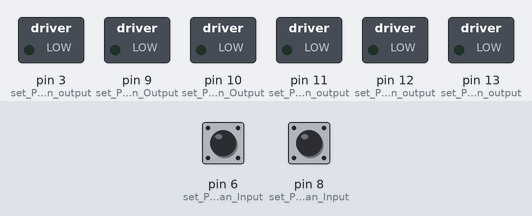
A sketch run on a simulated Arduino Uno, built with avr-gcc and run on an emulated ATmega328P. Parts: switched loads named in the sketch (green lamp = pin HIGH). Inputs (shaded band) come from the test bench; at power-on: pin 6 (set_Pin_6_as_an_Input) HIGH, pin 8 (set_Pin_8_as_an_Input) HIGH. Random numbers use the default seed unless the sketch sets one.

Above: at 5.8 s.
5.9 s: pin 6 (set_Pin_6_as_an_Input) pulled LOW for 0.15 s
At 6.0 s:
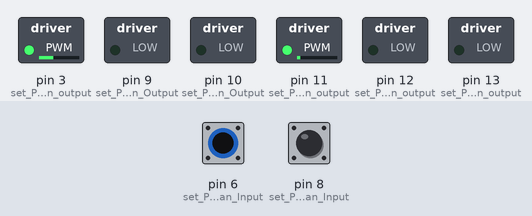
7.6 s: pin 8 (set_Pin_8_as_an_Input) pulled LOW for 0.15 s
At 7.7 s:
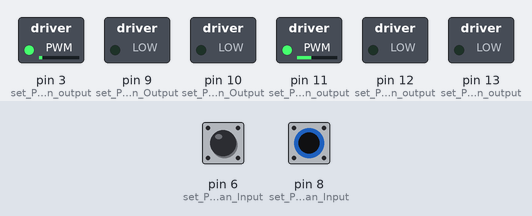
9.3 s: pin 8 (set_Pin_8_as_an_Input) pulled LOW for 3.2 s
At 13.2 s:
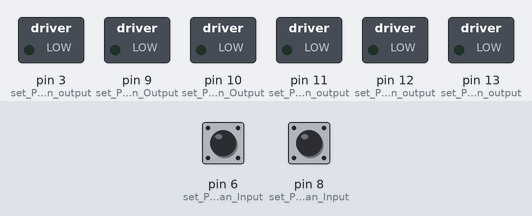
14.0 s: pin 6 (set_Pin_6_as_an_Input) pulled LOW for 3.2 s
At 14.3 s:
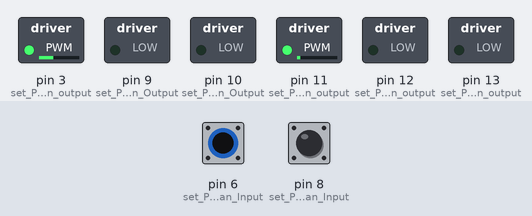
18.7 s: pin 6 (set_Pin_6_as_an_Input) driven LOW and pin 8 (set_Pin_8_as_an_Input) driven LOW
At 19.1 s:
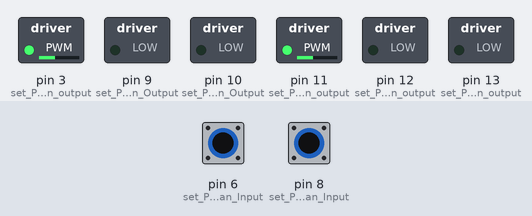
Timing chart, 0 to 21.2 s (numbered marks = the images above; inputs shaded):
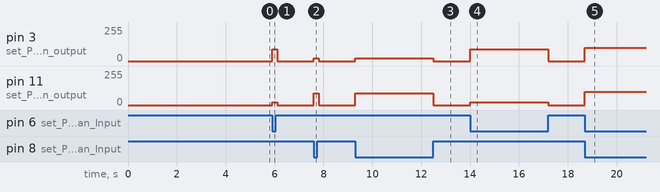

The sketch:

2_ForceBot_All.ino
```cpp
int randomNumber = 0;  // Global Variable for Random Number
int beat = 250;

void setup() {
  // Motor control pins
  pinMode(13, OUTPUT);  // set Pin 13 as an output
  pinMode(11, OUTPUT);  // set Pin 11 as an output
  pinMode(12, OUTPUT);  // set Pin 12 as an output
  pinMode(3, OUTPUT);   // set Pin 3 as an output

  // Light Pins
  pinMode(9, OUTPUT);   // set Pin 9 as an Output
  pinMode(10, OUTPUT);  // set Pin 10 as an Output

  // Sensor Pins
  pinMode(6, INPUT);  // set Pin 6 as an Input
  pinMode(8, INPUT);  // set Pin 8 as an Input
}

// Main loop - runs repeatedly
void loop() {
  delay(5000);  // Wait for 5 seconds
  forceBot();   // Call the forceBot function
}

// ForceBot - Moves backward when both sensors detect an obstacle
// Turns in reverse when only one sensor detects an obstacle
void forceBot() {
  while (true) {
    if (digitalRead(6) == 0 && digitalRead(8) == 0) {  // If both sensors detect something
      reverse(100);                                    // Move backward at speed 100
      delay(100);                                      // Short delay before checking again
    } else if (digitalRead(6) == 0) {                  // If only left sensor detects something
      reverseTurn(90, 20);                             // Reverse turn slightly to the right
      delay(100);                                      // Short delay before checking again
    } else if (digitalRead(8) == 0) {                  // If only right sensor detects something
      reverseTurn(20, 90);                             // Reverse turn slightly to the left
      delay(100);                                      // Short delay before checking again
    } else {                                           // If no obstacles are detected
      stopMotors();                                    // Stop the motors
    }
  }
}

// Force Chooser - Moves the robot backward if either sensor detects something
void forceChooser() {
  while (true) {                       // Keep checking the sensors
    if (digitalRead(6) == 0) {         // If sensor on pin 6 detects something (LOW)
      reverse(100);                    // Move backward at speed 100
      delay(100);                      // Short delay before checking again
    } else if (digitalRead(8) == 0) {  // If sensor on pin 8 detects something (LOW)
      reverse(100);                    // Move backward at speed 100
      delay(100);                      // Short delay before checking again
    } else {                           // If no sensor detects anything (HIGH)
      stopMotors();                    // Stop the motors
    }
  }
}

// Force Lefty - Moves the robot backward if sensor detects something
void forceLefty() {
  while (true) {                // Keep checking the sensor
    if (digitalRead(6) == 0) {  // If sensor detects something (LOW)
      reverse(100);             // Move backward at speed 100
      delay(100);               // Wait 0.1 seconds
    } else {                    // If no detection (HIGH)
      stopMotors();             // Stop the motors
    }
  }
}

// Sensor Test - Turns the light ON or OFF based on sensor input
void sensorTest() {
  if (digitalRead(8) == 0) {  // If sensor detects something (LOW)
    ON();                     // Turn the LED ON
  } else {                    // If sensor does not detect anything (HIGH)
    OFF();                    // Turn the LED OFF
  }
}

// Perform Dance - Repeats the dance routine multiple times
void performDance() {
  int danceRepeats = 4;  // Number of times to repeat the dance
  for (int i = 0; i < danceRepeats; i++) {
    danceRoutine();  // Call the dance routine
  }
}

// Dance Routine - Moves the robot in a fun pattern
void danceRoutine() {
  ON();          // Turn LED ON
  forward(100);  // Move forward at speed 100
  delay(beat);   // Wait for one beat

  OFF();         // Turn LED OFF
  reverse(100);  // Move backward at speed 100
  delay(beat);   // Wait for one beat

  ON();           // Turn LED ON
  spinLeft(100);  // Spin left at speed 100
  delay(beat);    // Wait for one beat

  OFF();           // Turn LED OFF
  spinRight(100);  // Spin right at speed 100
  delay(beat);     // Wait for one beat
}

// Random actions function - picks a random action to execute
void randomActions() {
  int randomNumber = random(1, 8);  // Generate a random number between 1 and 7

  if (randomNumber == 1) {
    forward(100);  // Move forward with speed 100
  } else if (randomNumber == 2) {
    reverse(100);  // Move in reverse with speed 100
  } else if (randomNumber == 3) {
    spinLeft(100);  // Spin left with speed 100
  } else if (randomNumber == 4) {
    spinRight(100);  // Spin right with speed 100
  } else if (randomNumber == 5) {
    forwardTurn(40, 90);  // Perform a forward turn with left speed 40 and right speed 90
  } else if (randomNumber == 6) {
    reverseTurn(90, 40);  // Perform a reverse turn with left speed 90 and right speed 40
  } else if (randomNumber == 7) {
    stopMotors();  // Stop the motors
  }
}

// Turn the LED ON by setting Pin 9 HIGH and Pin 10 LOW
void ON() {
  digitalWrite(9, HIGH);  // Set Pin 9 to HIGH = ON
  digitalWrite(10, LOW);  // Set Pin 10 to LOW = OFF
}

// Turn the LED OFF by setting both Pins 9 and 10 to LOW
void OFF() {
  digitalWrite(9, LOW);   // Set Pin 9 to LOW = OFF
  digitalWrite(10, LOW);  // Set Pin 10 to LOW = OFF
}

// Blinking lights function - flashes the LED a random number of times with a set interval
void blinkingLights() {
  int randomNumber = 0;  // Initialize randomNumber to 0

  randomNumber = random(1, 7);  // Generate a random number between 1 and 6
  flash(randomNumber, 0.25);    // Flash the LED using the random number and 0.25s interval
  delay(1000);                  // Wait for 1 second before the next pattern
}

// Flash function - flashes the LED a specified number of times with a given interval
void flash(int numberOfFlashes, float interval) {
  for (int i = 0; i < numberOfFlashes; i++) {  // Loop to flash LED 'randomNumber' times
    ON();                                      // Turn the LED ON
    delay(interval * 1000);                    // Wait for the interval (in milliseconds)
    OFF();                                     // Turn the LED OFF
    delay(interval * 1000);                    // Wait for the interval (in milliseconds)
  }
}

void hexagon() {
  // Loop 6 times for each side of the hexagon
  for (int count = 0; count < 6; count++) {
    forward(100);    // Drive forward at 100% speed
    delay(1000);     // Wait for 1 second
    spinRight(100);  // Spin Right at 100% speed
    delay(275);      // Wait 275 milliseconds
  }
}

void pentagon() {
  // Loop 5 times for each side of the pentagon
  for (int count = 0; count < 5; count++) {
    forward(100);    // Drive forward at 100% speed
    delay(1000);     // Wait for 1 second
    spinRight(100);  // Spin Right at 100% speed
    delay(330);      // Wait 330 milliseconds
  }
}
void triangle() {
  // Loop 3 times for each side of the triangle
  for (int count = 0; count < 3; count++) {
    forward(100);    // Drive forward at 100% speed
    delay(1000);     // Wait for 1 second
    spinRight(100);  // Spin Right at 100% speed
    delay(550);      // Wait 550 milliseconds
  }
}
void square() {
  // Loop 4 times for each side of the square
  for (int count = 0; count < 4; count++) {
    forward(100);    // Drive forward at 100% speed
    delay(1000);     // Wait for 1 second
    spinRight(100);  // Spin Right at 100% speed
    delay(4000);     // Wait 400 milliseconds
  }
}

// Figure 8
void figureEight() {
  forwardTurn(90, 40);  // Turn forward, left 90%, right 40%.
  delay(5250);          // Wait 5.25 seconds.
  forwardTurn(40, 90);  // Turn forward, left 40%, right 90%.
  delay(5250);          // Wait 5.25 seconds.
}

// Drive Functions
void reverseTurn(int leftspeed, int rightspeed) {
  digitalWrite(13, LOW);        // Set Pin 13 to LOW, LOW = Reverse
  digitalWrite(12, LOW);        // Set Pin 12 to LOW, LOW = Reverse
  analogWrite(11, rightspeed);  // Set the right motor's speed using PWM
  analogWrite(3, leftspeed);    // Set the left motor's speed using PWM
}

void spinRight(int motorspeed) {
  digitalWrite(13, LOW);        // Set Pin 13 to HIGH, HIGH = Forward
  digitalWrite(12, HIGH);       // Set Pin 12 to LOW, LOW = Reverse
  analogWrite(11, motorspeed);  // Add Specified Speed to Pin 11 using PWM
  analogWrite(3, motorspeed);   // Add Specified Speed to Pin 3 using PWM
}

void spinLeft(int motorspeed) {
  digitalWrite(13, HIGH);       // Set Pin 13 to HIGH, HIGH = Forward
  digitalWrite(12, LOW);        // Set Pin 12 to LOW, LOW = Reverse
  analogWrite(11, motorspeed);  // Add Specified Speed to Pin 11 using PWM
  analogWrite(3, motorspeed);   // Add Specified Speed to Pin 3 using PWM
}

void forwardTurn(int leftspeed, int rightspeed) {
  digitalWrite(13, HIGH);       // Set Pin 13 to HIGH, HIGH = Forward
  digitalWrite(12, HIGH);       // Set Pin 12 to HIGH, HIGH = Forward
  analogWrite(11, rightspeed);  // Set the right motor's speed using PWM
  analogWrite(3, leftspeed);    // Set the left motor's speed using PWM
}

void stopMotors() {
  // Set the motor speed to 0 to stop the motors.
  analogWrite(11, 0);
  analogWrite(3, 0);
}

void reverse(int motorspeed) {
  digitalWrite(13, LOW);        // Set Pin 13 to LOW, LOW = Reverse
  digitalWrite(12, LOW);        // Set Pin 12 to LOW, LOW = Reverse
  analogWrite(11, motorspeed);  // Add Specified Speed to Pin 11 using PWM
  analogWrite(3, motorspeed);   // Add Specified Speed to Pin 3 using PWM
}

void forward(int motorspeed) {
  digitalWrite(13, HIGH);       // Set Pin 13 to HIGH, HIGH = Forward
  digitalWrite(12, HIGH);       // Set Pin 12 to HIGH, HIGH = Forward
  analogWrite(11, motorspeed);  // Add Specified Speed to Pin 11 using PWM
  analogWrite(3, motorspeed);   // Add Specified Speed to Pin 3 using PWM
}
```

Measured:
- after the input at 5.9 s, pin 3 (set_Pin_3_as_an_output): 0/255 → 90/255 at once, → 0/255 0.20 s later; pin 11 (set_Pin_11_as_an_output): 0/255 → 20/255 at once, → 0/255 0.20 s later
- after the input at 7.6 s, pin 3 (set_Pin_3_as_an_output): 0/255 → 20/255 at once, → 0/255 0.20 s later; pin 11 (set_Pin_11_as_an_output): 0/255 → 90/255 at once, → 0/255 0.20 s later
- after the input at 9.3 s, pin 3 (set_Pin_3_as_an_output): 0/255 → 20/255 at once, → 0/255 3.2 s later; pin 11 (set_Pin_11_as_an_output): 0/255 → 90/255 at once, → 0/255 3.2 s later
- after the input at 14.0 s, pin 3 (set_Pin_3_as_an_output): 0/255 → 90/255 at once, → 0/255 3.2 s later; pin 11 (set_Pin_11_as_an_output): 0/255 → 20/255 at once, → 0/255 3.2 s later
- after the input at 18.7 s, pin 3 (set_Pin_3_as_an_output), pin 11 (set_Pin_11_as_an_output): 0/255 → 100/255 at once
